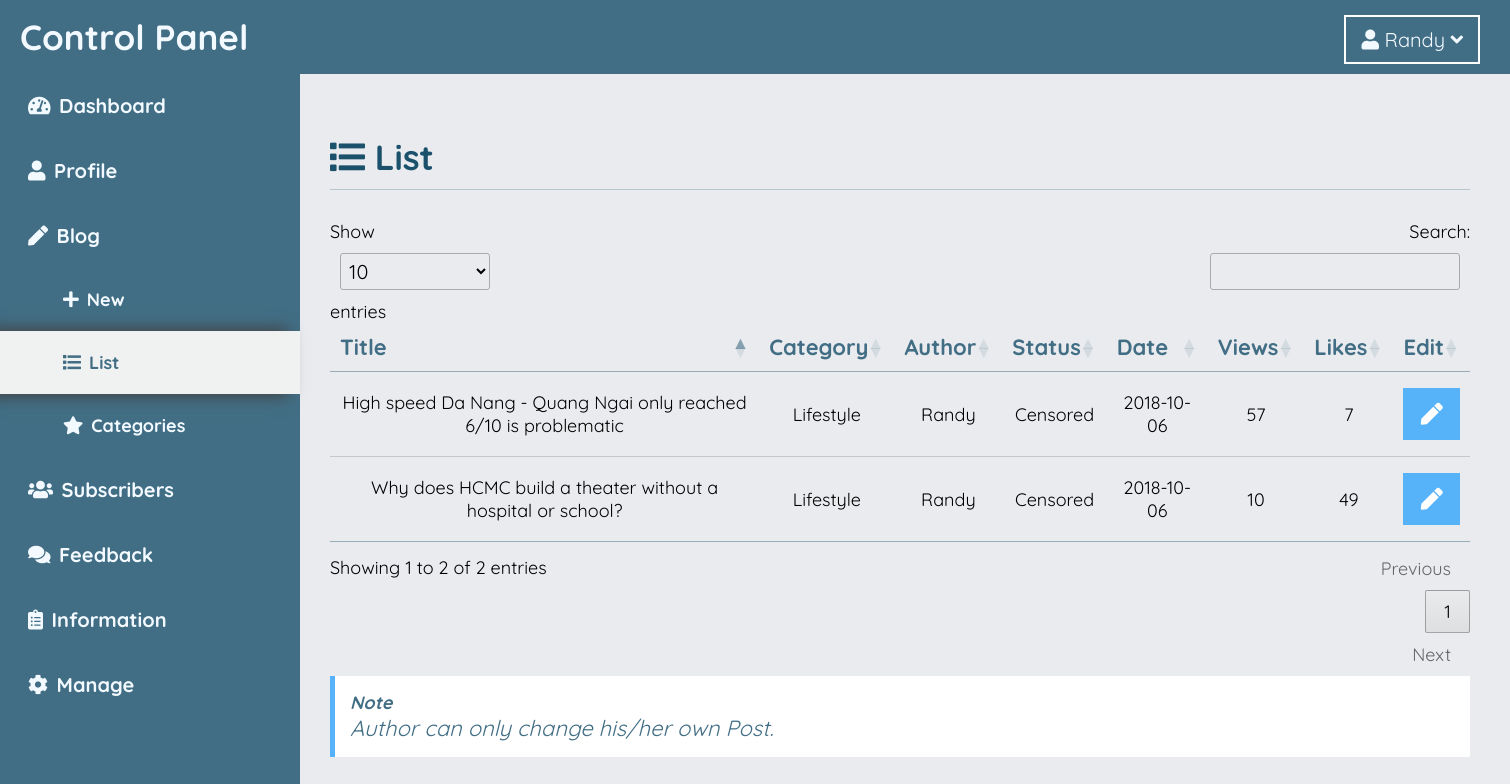
/admincp/List (signed in), run on the app's committed database.
### tables this page shows
CREATE TABLE `posts` (
  `id` int(10) UNSIGNED NOT NULL,
  `vi_title` varchar(255) DEFAULT NULL,
  `eng_title` varchar(255) DEFAULT NULL,
  `category_id` int(11) NOT NULL,
  `vi_header` varchar(500) DEFAULT NULL,
  `eng_header` varchar(500) DEFAULT NULL,
  `vi_cont` text,
  `eng_cont` text,
  `img` varchar(255) DEFAULT NULL,
  `keywords` varchar(255) DEFAULT NULL,
  `des` varchar(500) DEFAULT NULL,
  `date` date NOT NULL,
  `author_id` int(11) NOT NULL,
  `status` int(11) NOT NULL,
  `likes` int(11) NOT NULL DEFAULT '0',
  `views` int(11) NOT NULL DEFAULT '0',
  `link` varchar(255) DEFAULT NULL
);

CREATE TABLE `categories` (
  `id` int(10) UNSIGNED NOT NULL,
  `category` varchar(255) NOT NULL,
  `icon` varchar(255) NOT NULL,
  `date` date NOT NULL
);

CREATE TABLE `authors` (
  `id` int(10) UNSIGNED NOT NULL,
  `fullname` varchar(255) DEFAULT NULL,
  `penname` varchar(255) DEFAULT NULL,
  `email` varchar(255) NOT NULL,
  `password` varchar(255) DEFAULT '1',
  `birthdate` date DEFAULT NULL,
  `quote` varchar(255) DEFAULT NULL,
  `facebook` varchar(255) DEFAULT NULL,
  `about` text,
  `position` int(11) NOT NULL,
  `date` date NOT NULL,
  `avar` varchar(255) DEFAULT 'index_avatar.jpg'
);

### index.php (called while the page is built, shortened)
<?php
include $_SERVER['DOCUMENT_ROOT']."/Helper/Route.php";
include $_SERVER['DOCUMENT_ROOT']."/DB/DB_main.php";
checkRoute($_SERVER['REQUEST_URI']);
?>

### DB/DB_main.php (called while the page is built, shortened)
<?php
include "DB_query.php";
class DB extends DBQuery{
	private $__conn;
	public function __construct(){
		$this->__conn = mysqli_connect(DB_HOST, DB_USER_NAME, DB_PASSWORD, DB_NAME);
		mysqli_set_charset($this->__conn, 'UTF8');
	}
	public function get(){
		$sql = $this->SQL;
		$result = mysqli_query($this->__conn,$sql);
		$this->SQL = "";
		$data = array();
		while($temp = mysqli_fetch_assoc($result)){
			array_push($data, $temp);
		}
		return $data;
	}
}
?>

### DB/DB_query.php (called while the page is built, shortened)
<?php
class DBQuery{
	public function From($table){
		return $this;
	}
	public function Id($id){
		return $this;
	}
}
?>

### View/ad-list.php (the view)
<ad-header><i class="fas fa-list"></i> List</ad-header>
<table id="blog-list" class="hover row-border">
    <thead>
        <tr>
        	<th>Title</th>
        	<th>Category</th>
        	<th>Author</th>
        	<th>Status</th>
        	<th>Date</th>
        	<th>Views</th>
            <th>Likes</th>
        	<th>Edit</th>
        </tr>
    </thead>
    <tbody>
        <?php
            $posts = (new DB())->From("posts")->get();
            foreach($posts as $post){
                $cate = (new DB())->From("categories")->Id($post['category_id'])->get();
                $auth = (new DB())->From("authors")->Id($post['author_id'])->get();
                $status = $post['status'] ? "Censored":"Uncensored";
        ?>
        <tr>
            <td><?php echo $post['eng_title'] ?></td>
            <td><?php echo $cate[0]['category'] ?></td>
            <td><?php echo $auth[0]['penname'] ?></td>
            <td><?php echo $status ?></td>
            <td><?php echo $auth[0]['date'] ?></td>
            <td><?php echo $post['views'] ?></td>
            <td><?php echo $post['likes'] ?></td>
            <td><a href="/admincp/Post-edit/<?php echo $post['id'] ?>"
                class="list-cog <?php fillAuthOfPost($post['author_id']); ?>"><i class="fas fa-pen"></i></a></td>
        </tr>
        <?php } ?>
    </tbody>
</table>
<note>
    <note-brand>Note</note-brand>
    Author can only change his/her own Post.
</note>

### Helper/Route.php (shortened to what this page needs)
<?php
	$routeList = array("/");
	function checkRoute($raw){
		global $routeList;
		$routeName = splitRouteName($raw);
		for($i = 0; $i < count($routeList); $i++){
			if($routeName == $routeList[$i]){
				$para = paraRoute($raw);
				getRoute($routeName,$para);
			}
		}
	}
	function getRoute($routeName, $para){
		require "./Controller/".$routeName."CL.php";
	}
	function splitRouteName($raw){
		if($raw == "/"){
			return "home";
		}
		else{
			$routeArray = explode('/', $raw);
			return $routeArray[1];
		}
	}
	function paraRoute($raw){
		$paraArray = explode('/', $raw);
		$reverseArray = array_reverse($paraArray);
		array_pop($reverseArray);
		array_pop($reverseArray);
		$paraArray = array_reverse($reverseArray);
		return $paraArray;
	}
?>

### Public/css/index.css (style rules this page uses)
* { box-sizing: border-box; display: block; padding: 0px; margin:0px; }
html body { left: 0; right: 0; bottom: 0; top: 0; margin: 0; background: #e9ebee; font-family: "Quicksand"; }
body { margin:0px; }
a { text-decoration: none; }
table { display: table; }
thead, tbody { display: table-header-group; }
tr { display: table-row; }
th,td { display: table-cell; }
:root { --main-white: #e8e8e8a6; --main-blue: #e2f0ff; --main-black: #434343; --extra-blue: #bed5e1; --extra-black: #7b7b7b; --white:#f3faff; --bright:#57b3f9; --true:#426e85; --hard:#1c516c; }

### Public/css/admin.css (style rules this page uses)
table.dataTable { font-family: "Quicksand"; }
table.dataTable tbody th, table.dataTable tbody td { padding: 16px 10px !important; text-align: center; }
table.dataTable tbody tr { background: none !important; }
table.dataTable thead th, table.dataTable tfoot th { color: var(--true); font-size: 22px; border-bottom: 1px solid #97aeba !important; }
table.dataTable.no-footer { border-bottom: 1px solid #97aeba !important; }
ad-header { font-size: 35px; font-weight: bold; border-bottom: 1px solid #b5c6cf; padding-bottom: 10px; margin: 30px 0px; color: var(--hard); }
.list-cog { background: var(--bright); color: white; font-size: 22px; width: 100%; padding: 10px 0px; text-align: center; border: 2px solid var(--bright); }
note { font-size: 22px; font-style: italic; font-family: "Quicksand"; padding: 15px; border-left: 5px solid var(--bright); background: white; color: var(--true); }
note note-brand { font-size: 18px; font-weight: bold; }

### data on the page
posts: eng_title "High speed Da Nang - Quang Ngai only reached 6/10 is problematic", category.category "Lifestyle", author.penname "Randy", status "Censored", author.date "2018-10-06", views "57", likes "7"
posts: eng_title "Why does HCMC build a theater without a hospital or school?", category.category "Lifestyle", author.penname "Randy", status "Censored", author.date "2018-10-06", views "10", likes "49"

### other printed values
$_SESSION[$name] "Randy"
